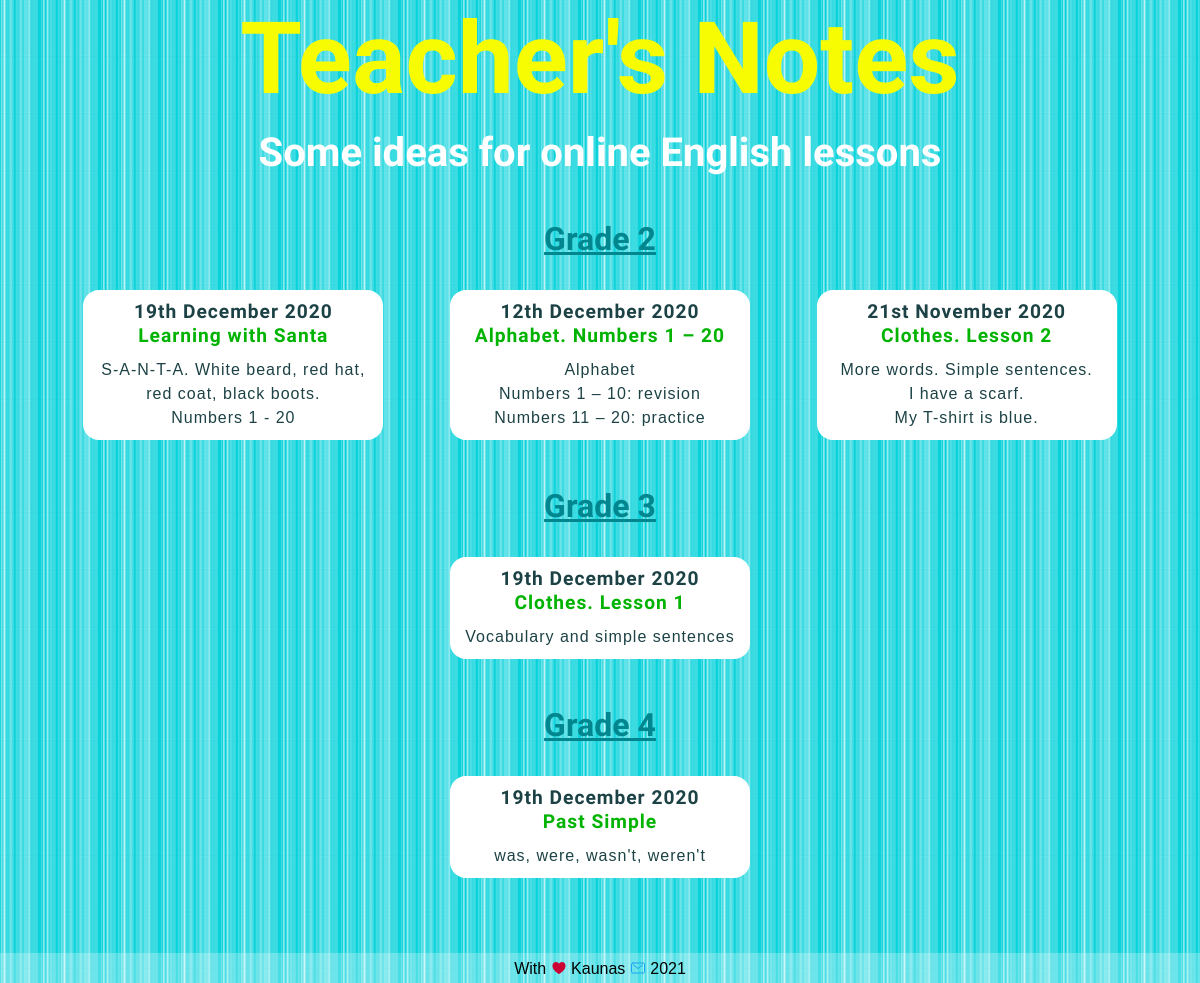
The page / on the database its author committed.
### blog/models.py (models this page shows, shortened)
class Grade2blogpost(models.Model):
    grade = models.CharField(max_length=10, default='Grade 2')
    date = models.DateField()
    title = models.TextField(max_length=200)
    intro = models.TextField(max_length=400, default='intro')
    description = models.TextField()
    image = models.ImageField(upload_to='blog/images/', default='blog/images/soon.png')
    file = models.FileField(upload_to='blog/lessonplans/', default='blog/lessonplans/empty.pdf')
    credits = models.TextField(blank='True')

class Grade3blogpost(models.Model):
    grade = models.CharField(max_length=10, default='Grade 3')
    date = models.DateField()
    title = models.TextField(max_length=200)
    intro = models.TextField(max_length=400, default='intro')
    description = models.TextField()
    image = models.ImageField(upload_to='blog/images/', default='blog/images/soon.png')
    file = models.FileField(upload_to='blog/lessonplans/', default='blog/lessonplans/empty.pdf')
    credits = models.TextField(blank='True')

class Grade4blogpost(models.Model):
    grade = models.CharField(max_length=10, default='Grade 4')
    date = models.DateField()
    title = models.TextField(max_length=200)
    intro = models.TextField(max_length=400, default='intro')
    description = models.TextField()
    image = models.ImageField(upload_to='blog/images/', default='blog/images/soon.png')
    file = models.FileField(upload_to='blog/lessonplans/', default='blog/lessonplans/empty.pdf')
    credits = models.TextField(blank='True')

### blog/views.py (the view)
# urls.py: path('', views.all_posts, name='all_posts'),
def all_posts(request):
    grade2blogposts = Grade2blogpost.objects.order_by('-date')[:3]
    grade3blogposts = Grade3blogpost.objects.order_by('-date')[:3]
    grade4blogposts = Grade4blogpost.objects.order_by('-date')[:3]
    return render(request, 'blog/all_posts.html', {'grade2blogposts': grade2blogposts,
                                                   'grade3blogposts': grade3blogposts,
                                                   'grade4blogposts': grade4blogposts})

### blog/templates/blog/all_posts.html (shortened to what this page needs)
<!DOCTYPE html>
{% load static %}
<html lang="en">
<head>
    <link href="{% static 'blog/all_posts.css' %}" type="text/css" rel="stylesheet"/>
    <link href="{% static 'blog/queries.css' %}" type="text/css" rel="stylesheet"/>
</head>
<header>
    <h1>Teacher's Notes</h1>
    <h2>Some ideas for online English lessons</h2>
</header>
<section>
    <a href="{% url 'blog:url_all_grade2' %}"><h3>Grade 2</h3></a>
    <div class="flex-container">
        {% for blogpost in grade2blogposts %}
            <a class="button" href="{% url 'blog:url_one_grade2' blogpost.id %}">
                <h4>{{ blogpost.date|date:'jS F Y' }}</h4>
                <h5>{{ blogpost.title }}</h5>
                <p>{{ blogpost.intro|safe|truncatewords:20 }}</p></a>
        {% endfor %}
    </div>
</section>
<section>
    <a href="{% url 'blog:url_all_grade3' %}"><h3>Grade 3</h3></a>
    <div class="flex-container">
        {% for blogpost in grade3blogposts %}
            <a class="button" href="{% url 'blog:url_one_grade3' blogpost.id %}">
                <h4>{{ blogpost.date|date:'jS F Y' }}</h4>
                <h5>{{ blogpost.title }}</h5>
                <p>{{ blogpost.intro|safe|truncatewords:20 }}</p></a>
        {% endfor %}
    </div>
</section>
<section>
    <a href="{% url 'blog:url_all_grade4' %}"><h3>Grade 4</h3></a>
    <div class="flex-container">
        {% for blogpost in grade4blogposts %}
            <a class="button" href="{% url 'blog:url_one_grade4' blogpost.id %}">
                <h4>{{ blogpost.date|date:'jS F Y' }}</h4>
                <h5>{{ blogpost.title }}</h5>
                <p>{{ blogpost.intro|safe|truncatewords:20 }}</p></a>
        {% endfor %}
    </div>
</section>
<footer>
    <p class="signature">With <a>
        <ion-icon class="heart" name="heart"></ion-icon>
    </a> Kaunas
        <a style="text-decoration: none" href="mailto:welcome@listensingtalk.com">
            <ion-icon class="mail" name="mail-outline"></ion-icon>
        </a> 2021
    </p>
</footer>
</body>
</html>

### blog/static/blog/all_posts.css (style rules this page uses)
* { margin: 0; padding: 0; box-sizing: border-box; }
h1, h2, h3, h4, h5 { font-family: 'Dosis', sans-serif; }
h1 { font-size: 100px; color: #F8FC03; }
h2 { font-size: 40px; color: white; padding: 12px; }
h3 { font-size: 32px; color: #00868e; padding: 12px; margin-top: 20px; margin-bottom: 10px; }
h4 { font-size: 120%; }
h5 { font-size: 120%; color: #00b300; }
p { padding-top: 10px; }
a { color: #00868e; }
.button { border-radius: 16px; color: #1c4245; padding: 10px; text-decoration: none; display: inline-block; margin: 10px; line-height: 150%; letter-spacing: 1px; background-color: white; width: 300px; }
.flex-container { margin: auto; min-width: 200px; max-width: 1100px; display: -webkit-box; display: -ms-flexbox; display: flex; -ms-flex-wrap: wrap; flex-wrap: wrap; -ms-flex-pack: distribute; justify-content: space-around; padding-bottom: 5px; }
footer { background-color: rgba(255, 255, 255, 0.25); margin-top: 60px; height: 30px; }
ion-icon { font-size: 16px; margin-bottom: -2px; }
.mail { color: #1da1f2; }
.heart { color: #cc0033; }
.signature { font-size: 16px; padding: 7px 0 0 0; margin: 0; }

### rows shown on the page
Grade2blogpost: date "19th December 2020", title "Learning with Santa", intro "S-A-N-T-A. White beard, red hat, red coat, black boots. Numbers 1 - 20"
Grade2blogpost: date "12th December 2020", title "Alphabet. Numbers 1 – 20", intro "Alphabet Numbers 1 – 10: revision Numbers 11 – 20: practice"
Grade2blogpost: date "21st November 2020", title "Clothes. Lesson 2", intro "More words. Simple sentences. I have a scarf. My T-shirt is blue."
Grade3blogpost: date "19th December 2020", title "Clothes. Lesson 1", intro "Vocabulary and simple sentences"
Grade4blogpost: date "19th December 2020", title "Past Simple", intro "was, were, wasn't, weren't"
